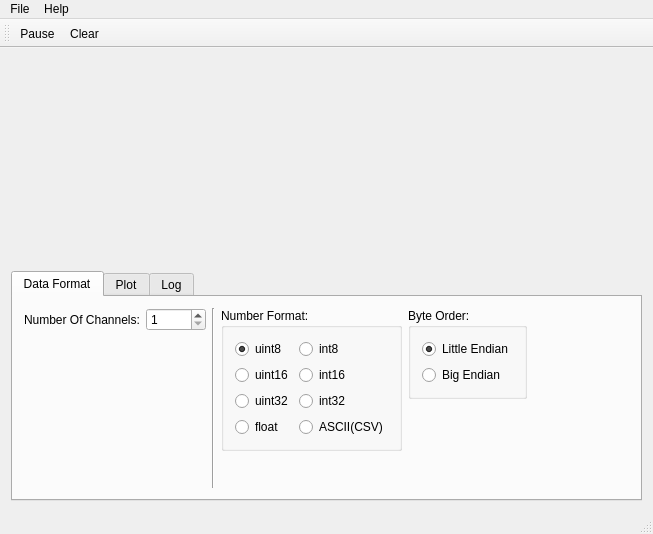
<?xml version="1.0" encoding="UTF-8"?>
<ui version="4.0">
 <class>MainWindow</class>
 <widget class="QMainWindow" name="MainWindow">
  <property name="geometry">
   <rect>
    <x>0</x>
    <y>0</y>
    <width>653</width>
    <height>534</height>
   </rect>
  </property>
  <property name="windowTitle">
   <string>SerialPlot</string>
  </property>
  <widget class="QWidget" name="centralWidget">
   <layout class="QVBoxLayout" name="verticalLayout_2">
    <item>
     <widget class="QwtPlot" name="plot">
      <property name="sizePolicy">
       <sizepolicy hsizetype="Preferred" vsizetype="Expanding">
        <horstretch>0</horstretch>
        <verstretch>0</verstretch>
       </sizepolicy>
      </property>
     </widget>
    </item>
    <item>
     <widget class="QTabWidget" name="tabWidget">
      <property name="sizePolicy">
       <sizepolicy hsizetype="Expanding" vsizetype="Minimum">
        <horstretch>0</horstretch>
        <verstretch>0</verstretch>
       </sizepolicy>
      </property>
      <property name="minimumSize">
       <size>
        <width>0</width>
        <height>0</height>
       </size>
      </property>
      <property name="maximumSize">
       <size>
        <width>16777215</width>
        <height>16777215</height>
       </size>
      </property>
      <property name="currentIndex">
       <number>0</number>
      </property>
      <property name="movable">
       <bool>false</bool>
      </property>
      <widget class="QWidget" name="tabDataFormat">
       <attribute name="title">
        <string>Data Format</string>
       </attribute>
       <layout class="QHBoxLayout" name="horizontalLayout_5">
        <item>
         <layout class="QFormLayout" name="formLayout_3">
          <item row="0" column="0">
           <widget class="QLabel" name="label_4">
            <property name="text">
             <string>Number Of Channels:</string>
            </property>
           </widget>
          </item>
          <item row="0" column="1">
           <widget class="QSpinBox" name="spNumOfChannels">
            <property name="minimumSize">
             <size>
              <width>60</width>
              <height>0</height>
             </size>
            </property>
            <property name="keyboardTracking">
             <bool>false</bool>
            </property>
            <property name="minimum">
             <number>1</number>
            </property>
            <property name="maximum">
             <number>32</number>
            </property>
           </widget>
          </item>
         </layout>
        </item>
        <item>
         <widget class="Line" name="line_2">
          <property name="orientation">
           <enum>Qt::Vertical</enum>
          </property>
         </widget>
        </item>
        <item>
         <layout class="QVBoxLayout" name="verticalLayout_5">
          <property name="leftMargin">
           <number>0</number>
          </property>
          <item>
           <widget class="QGroupBox" name="groupBox">
            <property name="title">
             <string>Number Format:</string>
            </property>
            <layout class="QGridLayout" name="gridLayout_2">
             <item row="2" column="0">
              <widget class="QRadioButton" name="rbUint32">
               <property name="text">
                <string>uint32</string>
               </property>
              </widget>
             </item>
             <item row="0" column="1">
              <widget class="QRadioButton" name="rbInt8">
               <property name="text">
                <string>int8</string>
               </property>
              </widget>
             </item>
             <item row="0" column="0">
              <widget class="QRadioButton" name="rbUint8">
               <property name="text">
                <string>uint8</string>
               </property>
               <property name="checked">
                <bool>true</bool>
               </property>
              </widget>
             </item>
             <item row="3" column="1">
              <widget class="QRadioButton" name="rbASCII">
               <property name="toolTip">
                <string>Comma Separated Values</string>
               </property>
               <property name="text">
                <string>ASCII(CSV)</string>
               </property>
              </widget>
             </item>
             <item row="1" column="1">
              <widget class="QRadioButton" name="rbInt16">
               <property name="text">
                <string>int16</string>
               </property>
              </widget>
             </item>
             <item row="2" column="1">
              <widget class="QRadioButton" name="rbInt32">
               <property name="text">
                <string>int32</string>
               </property>
              </widget>
             </item>
             <item row="3" column="0">
              <widget class="QRadioButton" name="rbFloat">
               <property name="text">
                <string>float</string>
               </property>
              </widget>
             </item>
             <item row="1" column="0">
              <widget class="QRadioButton" name="rbUint16">
               <property name="text">
                <string>uint16</string>
               </property>
              </widget>
             </item>
            </layout>
           </widget>
          </item>
          <item>
           <spacer name="verticalSpacer_2">
            <property name="orientation">
             <enum>Qt::Vertical</enum>
            </property>
            <property name="sizeHint" stdset="0">
             <size>
              <width>20</width>
              <height>1</height>
             </size>
            </property>
           </spacer>
          </item>
         </layout>
        </item>
        <item>
         <layout class="QVBoxLayout" name="verticalLayout_4">
          <property name="leftMargin">
           <number>0</number>
          </property>
          <item>
           <widget class="QGroupBox" name="groupBox_2">
            <property name="sizePolicy">
             <sizepolicy hsizetype="Preferred" vsizetype="Preferred">
              <horstretch>0</horstretch>
              <verstretch>0</verstretch>
             </sizepolicy>
            </property>
            <property name="title">
             <string>Byte Order:</string>
            </property>
            <layout class="QVBoxLayout" name="verticalLayout">
             <item>
              <widget class="QRadioButton" name="rbLittleE">
               <property name="text">
                <string>Little Endian</string>
               </property>
               <property name="checked">
                <bool>true</bool>
               </property>
              </widget>
             </item>
             <item>
              <widget class="QRadioButton" name="rbBigE">
               <property name="text">
                <string>Big Endian</string>
               </property>
              </widget>
             </item>
            </layout>
           </widget>
          </item>
          <item>
           <spacer name="verticalSpacer">
            <property name="orientation">
             <enum>Qt::Vertical</enum>
            </property>
            <property name="sizeHint" stdset="0">
             <size>
              <width>20</width>
              <height>1</height>
             </size>
            </property>
           </spacer>
          </item>
         </layout>
        </item>
        <item>
         <spacer name="horizontalSpacer_3">
          <property name="orientation">
           <enum>Qt::Horizontal</enum>
          </property>
          <property name="sizeType">
           <enum>QSizePolicy::MinimumExpanding</enum>
          </property>
          <property name="sizeHint" stdset="0">
           <size>
            <width>1</width>
            <height>20</height>
           </size>
          </property>
         </spacer>
        </item>
       </layout>
      </widget>
      <widget class="QWidget" name="tabPlot">
       <attribute name="title">
        <string>Plot</string>
       </attribute>
       <layout class="QHBoxLayout" name="horizontalLayout_4">
        <item>
         <spacer name="horizontalSpacer_2">
          <property name="orientation">
           <enum>Qt::Horizontal</enum>
          </property>
          <property name="sizeHint" stdset="0">
           <size>
            <width>370</width>
            <height>20</height>
           </size>
          </property>
         </spacer>
        </item>
        <item>
         <widget class="Line" name="line">
          <property name="orientation">
           <enum>Qt::Vertical</enum>
          </property>
         </widget>
        </item>
        <item>
         <layout class="QFormLayout" name="formLayout_2">
          <property name="fieldGrowthPolicy">
           <enum>QFormLayout::AllNonFixedFieldsGrow</enum>
          </property>
          <item row="3" column="1">
           <widget class="QDoubleSpinBox" name="spYmin">
            <property name="enabled">
             <bool>false</bool>
            </property>
            <property name="maximumSize">
             <size>
              <width>75</width>
              <height>16777215</height>
             </size>
            </property>
            <property name="value">
             <double>0.000000000000000</double>
            </property>
           </widget>
          </item>
          <item row="0" column="1">
           <widget class="QSpinBox" name="spNumOfSamples">
            <property name="keyboardTracking">
             <bool>false</bool>
            </property>
            <property name="minimum">
             <number>2</number>
            </property>
            <property name="maximum">
             <number>10000</number>
            </property>
            <property name="value">
             <number>1000</number>
            </property>
           </widget>
          </item>
          <item row="0" column="0">
           <widget class="QLabel" name="label_3">
            <property name="text">
             <string>Number Of Samples:</string>
            </property>
           </widget>
          </item>
          <item row="1" column="0">
           <widget class="QCheckBox" name="cbAutoScale">
            <property name="text">
             <string>Auto Scale Y Axis</string>
            </property>
            <property name="checked">
             <bool>true</bool>
            </property>
           </widget>
          </item>
          <item row="3" column="0">
           <widget class="QLabel" name="lYmin">
            <property name="enabled">
             <bool>false</bool>
            </property>
            <property name="text">
             <string>Ymin</string>
            </property>
           </widget>
          </item>
          <item row="2" column="0">
           <widget class="QLabel" name="lYmax">
            <property name="enabled">
             <bool>false</bool>
            </property>
            <property name="text">
             <string>Ymax</string>
            </property>
           </widget>
          </item>
          <item row="2" column="1">
           <widget class="QDoubleSpinBox" name="spYmax">
            <property name="enabled">
             <bool>false</bool>
            </property>
            <property name="maximumSize">
             <size>
              <width>75</width>
              <height>16777215</height>
             </size>
            </property>
            <property name="maximum">
             <double>1000.000000000000000</double>
            </property>
            <property name="value">
             <double>1000.000000000000000</double>
            </property>
           </widget>
          </item>
         </layout>
        </item>
       </layout>
      </widget>
      <widget class="QWidget" name="tabLog">
       <attribute name="title">
        <string>Log</string>
       </attribute>
       <attribute name="toolTip">
        <string>Error and Warning Messages</string>
       </attribute>
       <layout class="QHBoxLayout" name="horizontalLayout">
        <property name="leftMargin">
         <number>4</number>
        </property>
        <property name="topMargin">
         <number>4</number>
        </property>
        <property name="rightMargin">
         <number>4</number>
        </property>
        <property name="bottomMargin">
         <number>4</number>
        </property>
        <item>
         <widget class="QPlainTextEdit" name="ptLog">
          <property name="readOnly">
           <bool>true</bool>
          </property>
         </widget>
        </item>
       </layout>
      </widget>
     </widget>
    </item>
   </layout>
  </widget>
  <widget class="QMenuBar" name="menuBar">
   <property name="geometry">
    <rect>
     <x>0</x>
     <y>0</y>
     <width>653</width>
     <height>20</height>
    </rect>
   </property>
   <widget class="QMenu" name="menuHelp">
    <property name="title">
     <string>Help</string>
    </property>
    <addaction name="actionDemoMode"/>
    <addaction name="actionHelpAbout"/>
   </widget>
   <widget class="QMenu" name="menuFile">
    <property name="title">
     <string>File</string>
    </property>
    <addaction name="actionExportCsv"/>
   </widget>
   <addaction name="menuFile"/>
   <addaction name="menuHelp"/>
  </widget>
  <widget class="QToolBar" name="mainToolBar">
   <attribute name="toolBarArea">
    <enum>TopToolBarArea</enum>
   </attribute>
   <attribute name="toolBarBreak">
    <bool>false</bool>
   </attribute>
   <addaction name="actionPause"/>
   <addaction name="actionClear"/>
  </widget>
  <widget class="QStatusBar" name="statusBar"/>
  <action name="actionPause">
   <property name="checkable">
    <bool>true</bool>
   </property>
   <property name="checked">
    <bool>false</bool>
   </property>
   <property name="text">
    <string>Pause</string>
   </property>
   <property name="toolTip">
    <string>Pause Plotting</string>
   </property>
  </action>
  <action name="actionClear">
   <property name="text">
    <string>Clear</string>
   </property>
  </action>
  <action name="actionHelpAbout">
   <property name="text">
    <string>About</string>
   </property>
  </action>
  <action name="actionDemoMode">
   <property name="checkable">
    <bool>true</bool>
   </property>
   <property name="text">
    <string>Demo Mode</string>
   </property>
   <property name="toolTip">
    <string>Toggle Demo Mode</string>
   </property>
  </action>
  <action name="actionExportCsv">
   <property name="text">
    <string>Export CSV</string>
   </property>
   <property name="toolTip">
    <string>Export plot data to CSV</string>
   </property>
  </action>
 </widget>
 <layoutdefault spacing="6" margin="11"/>
 <customwidgets>
  <customwidget>
   <class>QwtPlot</class>
   <extends>QFrame</extends>
   <header>qwt_plot.h</header>
   <container>1</container>
  </customwidget>
 </customwidgets>
 <resources/>
 <connections/>
</ui>
